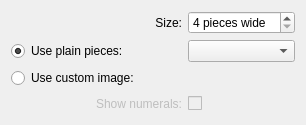
<?xml version="1.0" encoding="UTF-8"?>
<ui version="4.0">
 <class>fifteenPuzzleConfig</class>
 <widget class="QWidget" name="fifteenPuzzleConfig">
  <property name="geometry">
   <rect>
    <x>0</x>
    <y>0</y>
    <width>306</width>
    <height>112</height>
   </rect>
  </property>
  <property name="windowTitle">
   <string>Configure Fifteen Puzzle</string>
  </property>
  <layout class="QGridLayout" name="gridLayout">
   <item row="0" column="0" colspan="2">
    <widget class="QLabel" name="label_2">
     <property name="text">
      <string>Size:</string>
     </property>
     <property name="alignment">
      <set>Qt::AlignRight|Qt::AlignTrailing|Qt::AlignVCenter</set>
     </property>
     <property name="buddy">
      <cstring>size</cstring>
     </property>
    </widget>
   </item>
   <item row="0" column="2">
    <widget class="QSpinBox" name="size">
     <property name="suffix">
      <string> pieces wide</string>
     </property>
     <property name="minimum">
      <number>4</number>
     </property>
    </widget>
   </item>
   <item row="1" column="0" colspan="2">
    <widget class="QRadioButton" name="rb_identical">
     <property name="text">
      <string>Use plain pieces:</string>
     </property>
     <property name="checked">
      <bool>true</bool>
     </property>
    </widget>
   </item>
   <item row="1" column="2">
    <widget class="KColorCombo" name="color"/>
   </item>
   <item row="2" column="0" colspan="2">
    <widget class="QRadioButton" name="rb_split">
     <property name="text">
      <string>Use custom image:</string>
     </property>
    </widget>
   </item>
   <item row="2" column="2">
    <widget class="KUrlRequester" name="urlRequester">
     <property name="enabled">
      <bool>false</bool>
     </property>
     <property name="fileDialogModality">
      <enum>Qt::NonModal</enum>
     </property>
    </widget>
   </item>
   <item row="3" column="0" colspan="2">
    <layout class="QHBoxLayout" name="horizontalLayout">
     <item>
      <spacer name="horizontalSpacer_4">
       <property name="orientation">
        <enum>Qt::Horizontal</enum>
       </property>
       <property name="sizeType">
        <enum>QSizePolicy::Fixed</enum>
       </property>
       <property name="sizeHint" stdset="0">
        <size>
         <width>13</width>
         <height>20</height>
        </size>
       </property>
      </spacer>
     </item>
     <item>
      <widget class="QLabel" name="lb_showNumbers">
       <property name="enabled">
        <bool>false</bool>
       </property>
       <property name="text">
        <string>Show numerals:</string>
       </property>
       <property name="alignment">
        <set>Qt::AlignRight|Qt::AlignTrailing|Qt::AlignVCenter</set>
       </property>
       <property name="buddy">
        <cstring>cb_showNumerals</cstring>
       </property>
      </widget>
     </item>
    </layout>
   </item>
   <item row="3" column="2">
    <widget class="QCheckBox" name="cb_showNumerals">
     <property name="enabled">
      <bool>false</bool>
     </property>
     <property name="text">
      <string/>
     </property>
    </widget>
   </item>
   <item row="4" column="1">
    <spacer name="verticalSpacer">
     <property name="orientation">
      <enum>Qt::Vertical</enum>
     </property>
     <property name="sizeHint" stdset="0">
      <size>
       <width>70</width>
       <height>0</height>
      </size>
     </property>
    </spacer>
   </item>
  </layout>
 </widget>
 <customwidgets>
  <customwidget>
   <class>KUrlRequester</class>
   <extends>QFrame</extends>
   <header>kurlrequester.h</header>
  </customwidget>
  <customwidget>
   <class>KColorCombo</class>
   <extends>QComboBox</extends>
   <header>kcolorcombo.h</header>
  </customwidget>
 </customwidgets>
 <connections>
  <connection>
   <sender>rb_split</sender>
   <signal>toggled(bool)</signal>
   <receiver>urlRequester</receiver>
   <slot>setEnabled(bool)</slot>
   <hints>
    <hint type="sourcelabel">
     <x>152</x>
     <y>106</y>
    </hint>
    <hint type="destinationlabel">
     <x>284</x>
     <y>109</y>
    </hint>
   </hints>
  </connection>
  <connection>
   <sender>rb_split</sender>
   <signal>toggled(bool)</signal>
   <receiver>color</receiver>
   <slot>setDisabled(bool)</slot>
   <hints>
    <hint type="sourcelabel">
     <x>66</x>
     <y>106</y>
    </hint>
    <hint type="destinationlabel">
     <x>284</x>
     <y>79</y>
    </hint>
   </hints>
  </connection>
  <connection>
   <sender>rb_split</sender>
   <signal>toggled(bool)</signal>
   <receiver>cb_showNumerals</receiver>
   <slot>setEnabled(bool)</slot>
   <hints>
    <hint type="sourcelabel">
     <x>152</x>
     <y>106</y>
    </hint>
    <hint type="destinationlabel">
     <x>284</x>
     <y>136</y>
    </hint>
   </hints>
  </connection>
  <connection>
   <sender>rb_split</sender>
   <signal>toggled(bool)</signal>
   <receiver>lb_showNumbers</receiver>
   <slot>setEnabled(bool)</slot>
   <hints>
    <hint type="sourcelabel">
     <x>67</x>
     <y>102</y>
    </hint>
    <hint type="destinationlabel">
     <x>85</x>
     <y>124</y>
    </hint>
   </hints>
  </connection>
 </connections>
</ui>
